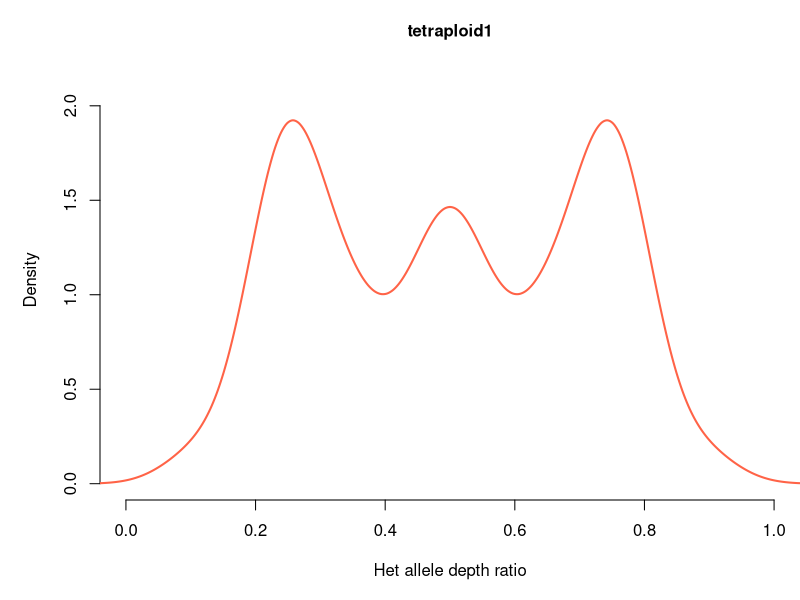
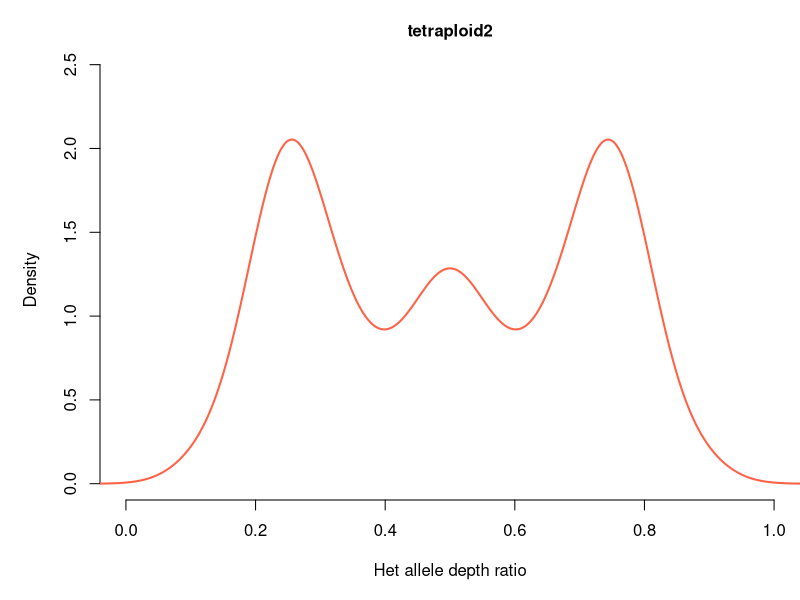
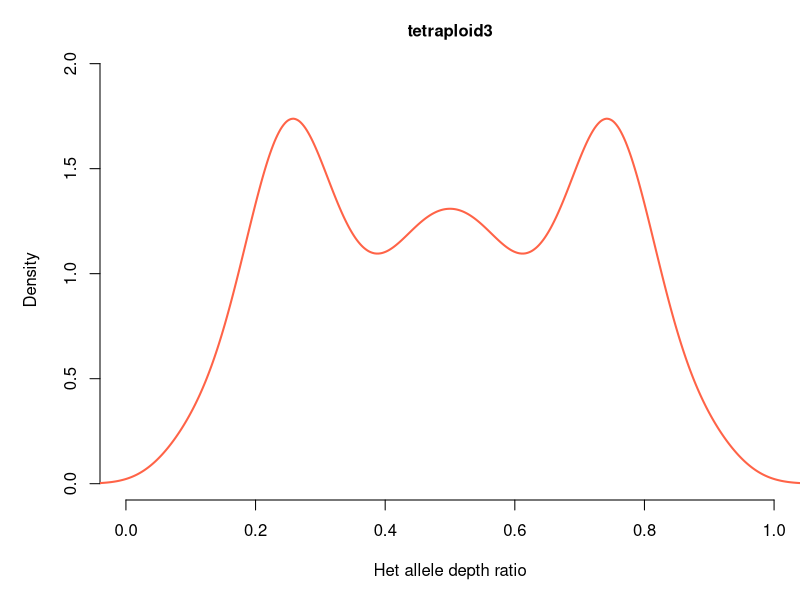
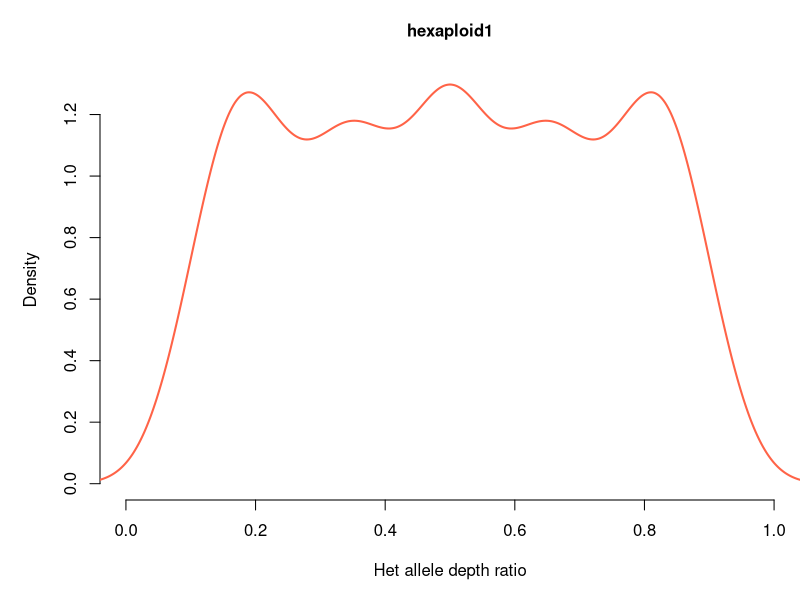

The R source for these figures, in order:
####################
# PloidyVisualizer
###################
# Authors: Arthur Melo & Iago Hale
# Department of Agriculture, Nutrition, and Food Systems
# University of New Hampshire, Durham, NH, 03824, USA.
# September 2018
#
# This script parses the output of the downstream tool of GBS-SNP-CROP
# (Step 8, HetFreq format option selected) and generates a table of
# allele depth ratios at all heterozygous loci for all genotypes in the
# population. Based on this table, the script creates a histogram of
# allele depth ratios for each genotype, thus allowing a visual 
# inspection of the ploidy status of each individual.

setwd("/YOURPATHHERE") # SET THE PATH TO YOUR WORKING DIRECTORY 
data<-read.table(file="GSC.HetFreq.txt",sep="\t",h=T) # OPEN THE FILE GSC.HetFreq.txt from GBS-SNP-CROP Step 8

pdf("Ploidy.pdf",width=8,height=6) # Output can be found in file Ploidy.pdf
par(mar=c(5,5,3,0),cex.lab=1,cex.main=1,cex.axis=1)
for (i in 3:ncol(data)) {
  k<-data[,i]
  name<-colnames(data[i])
  k<-as.data.frame(na.omit(k))
  for (i in 1:nrow(k)) {
    if ( (k[i,1] > 0.95) || (k[i,1] < 0.05)) {
      k[i,1] <- NA
    } else {
      next
    }
  }
  colnames(k)<-"Freq"
  k<-na.omit(k)
  hist(k$Freq, xlab="Het allele depth ratio",main=name,probability=T,col="white",
       border="white",xlim=c(0,1))
  lines(density (k$Freq), col="tomato",lwd = 2)
}
dev.off()
